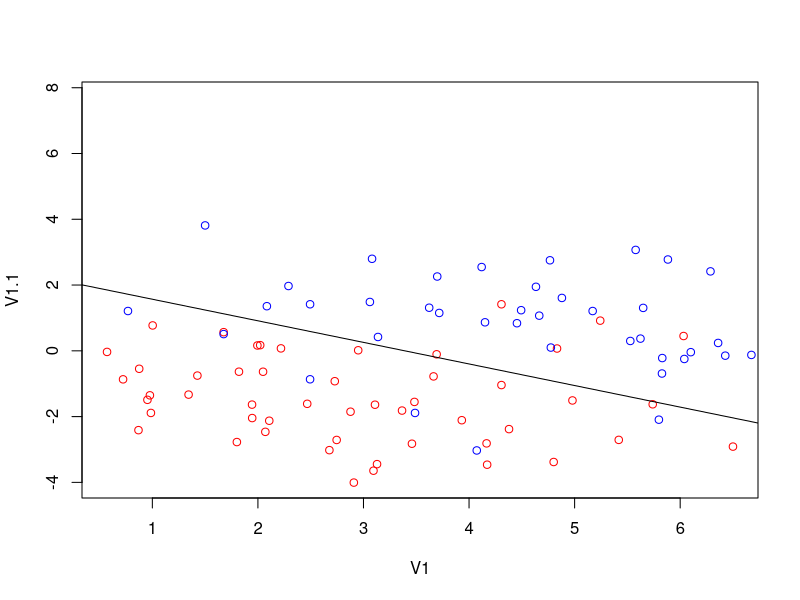

R code for this plot:
x1 <- read.csv(file="ox1.csv",head=FALSE,sep=",")
x1_2 <- read.csv(file="ox1_2.csv",head=FALSE,sep=",")
x2 <- read.csv(file="ox2.csv",head=FALSE,sep=",")
x2_2 <- read.csv(file="ox2_2.csv",head=FALSE,sep=",")
x <-data.frame(x1, x2)
x_2 <-data.frame(x1_2, x2_2)
plot(x, col = "red", ylim = range(c(x, x_2)))
points(x_2, col = "blue")
abline(a = 2.22405474235, b = -0.65601784627)